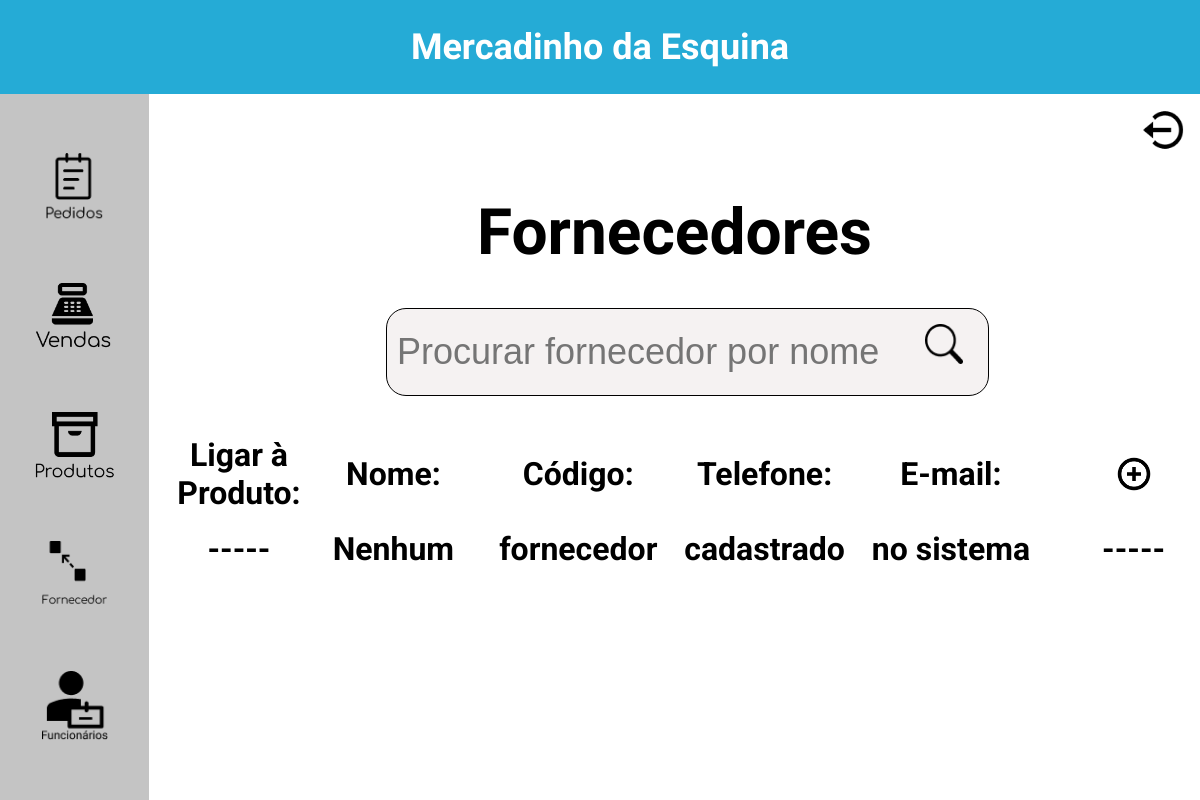
Before: /mercadinho/fornecedores.php with the older database file.
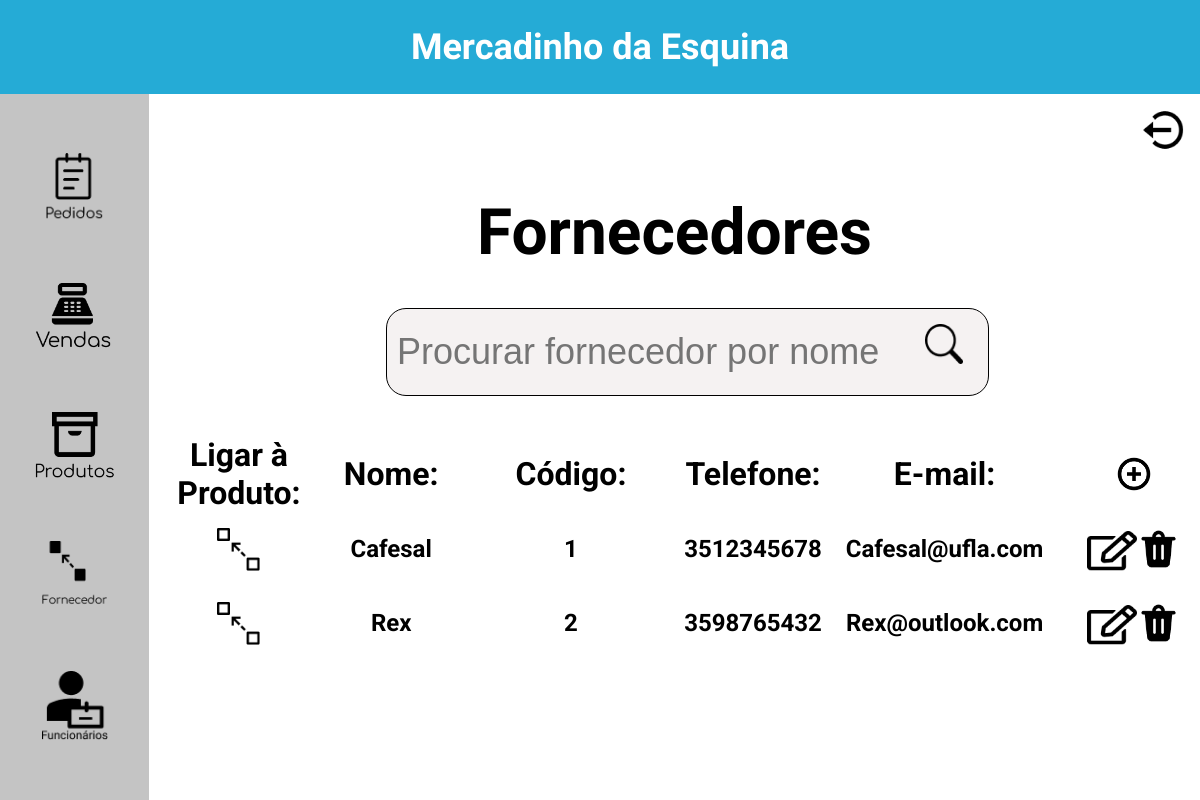
After: the same page with the newer database file.
### tables this page shows
create table fornecedores (
    id_fornecedor INT NOT NULL PRIMARY KEY AUTO_INCREMENT,
    nome VARCHAR(50) NOT NULL,
    telefone BIGINT(20) NOT NULL,
    email VARCHAR(255) NOT NULL,
    estado VARCHAR(50) DEFAULT NULL,
    cidade VARCHAR(50) DEFAULT NULL,
    endereço VARCHAR(50) DEFAULT NULL
);

### mercadinho/Classes/Forn.php (the view, shortened to what this page needs)
<?php
class Forn
{
    function listarFornecedor($nome, $conn){
        if($nome == null){
            $sql = "SELECT id_fornecedor, nome, telefone, email, estado, cidade, endereço
            FROM fornecedores";
            $result = $conn->query($sql);
            if ($result and $result->num_rows > 0) {
                while($row = $result->fetch_assoc()) {
                    $id_fornecedor = $row['id_fornecedor'];
                    echo "<tr>".
                    '<td style="text-align: center;"><a title="Adicionar relação entre um produto e esse fornecedor" href="produtos.php?id='.
                    $id_fornecedor.'&relacionar=relacionar%21"/>' . '<img src="assets/fornece.png" style="height: 43px;">'.
                    "</a></td>".
                    '<td style="text-align: center;"><h2>'.$row['nome']."</h2></td>".
                    '<td style="text-align: center;"><h2>'.$id_fornecedor."</h2></td>".
                    '<td style="text-align: center;"><h2>'.$row['telefone']."</h2></td>".
                    '<td style="text-align: center;"><h2>'.$row['email']."</h2></td>".
                    '<td style="text-align: center;"><a href="./editar-fornecedor.php?id='.$id_fornecedor.'&edt=editar%21"/>'.
                       '<img src="assets/Edit.png" style="height: 40px;">'.
                    "</a>".
                    '<a href="fornecedores.php?id='.$id_fornecedor.'&rmv=remover%21"/>'.
                       '<img src="assets/delete.png" style="height: 43px;">'.
                    "</a>".
                    "<tr>";
                }
            }
            else {
                echo "<tr>".
                     '<td style="text-align: center;"> <h1>-----</h1>  </td>'.
                     '<td style="text-align: center;"> <h1>Nenhum  </h1></td>'.
                     '<td style="text-align: center;">  <h1>fornecedor </h1></td>'.
                     '<td style="text-align: center;"> <h1>cadastrado</h1> </td>'.
                     '<td style="text-align: center;"> <h1>no sistema</h1>  </td>'.
                     '<td style="text-align: center;"> <h1>-----</h1>  </td>'.
                     "<td>";
            }
        }
    }
}

Changed rows visible on the page:
added fornecedores: nome "Cafesal", id_fornecedor "1", telefone "3512345678", email "Cafesal@ufla.com"
added fornecedores: nome "Rex", id_fornecedor "2", telefone "3598765432", email "Rex@outlook.com"
Other visible differences:
text no longer shown: "----- Nenhum fornecedor cadastrado no sistema -----"
